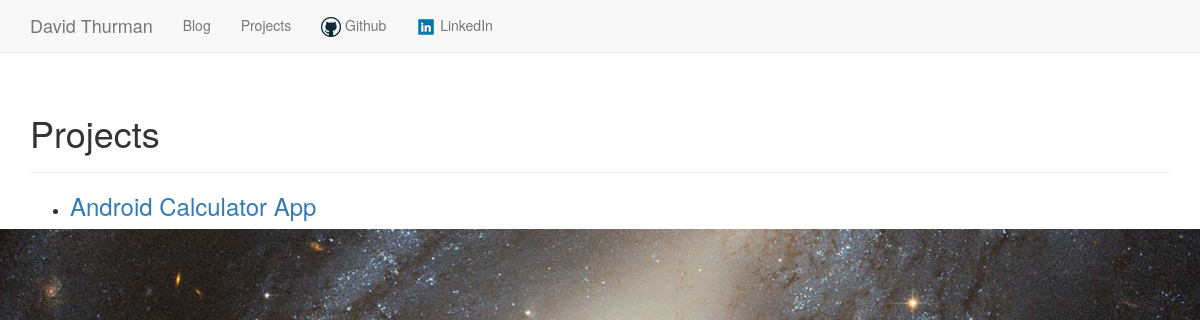
The page /projects/ on the database as committed earlier.
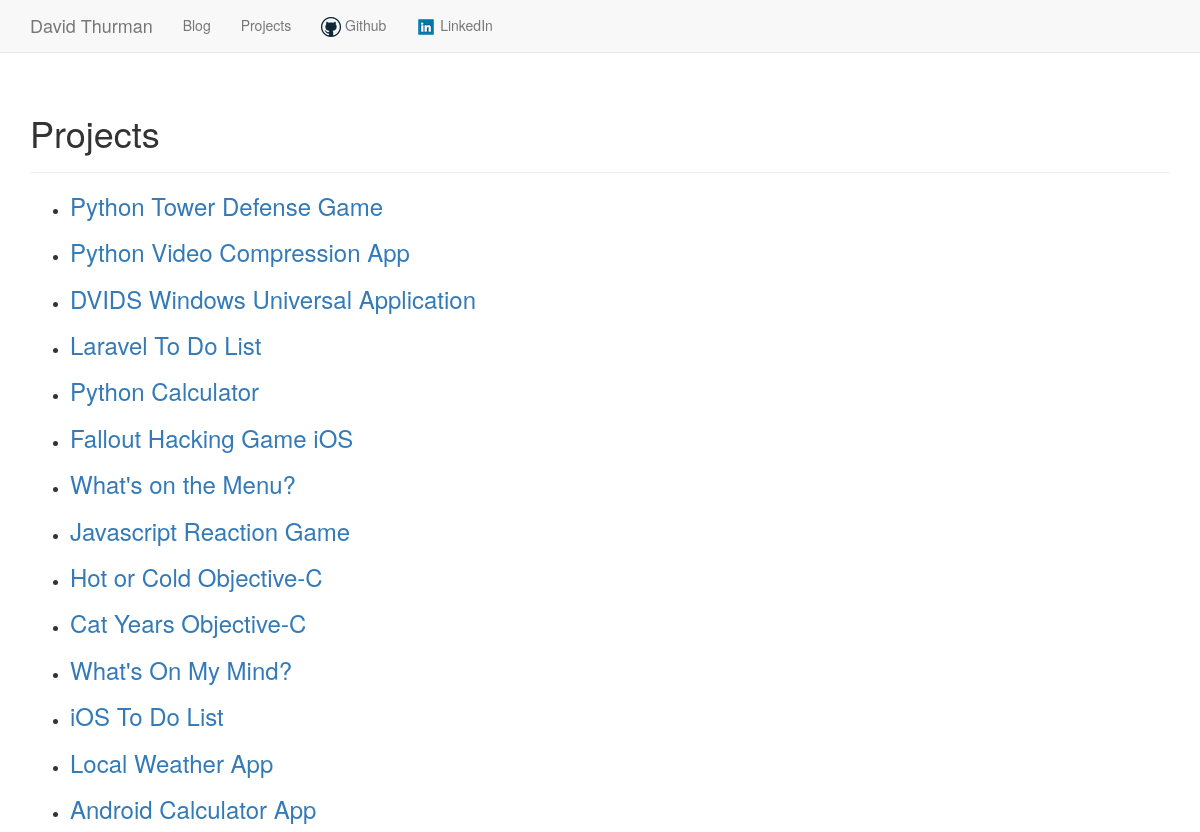
The same page on the database as committed later.
### blog/models.py (models this page shows)
class Project(models.Model):
	title = models.TextField(default="Title")
	text = models.TextField()
	date_added = models.DateTimeField(auto_now_add = True)
	def __str__(self):
		return self.title

### blog/views.py (the view)
# urls.py: url(r'^projects/$', views.projects, name = 'projects'),
def projects(request):
	projects = Project.objects.order_by('-date_added')
	context = {'projects': projects}
	return render(request, 'blog/projects.html', context)

### blog/templates/blog/projects.html
{% extends "blog/base.html" %}
{% load staticfiles %}
{% block header %}
<link rel="stylesheet" href="{% static 'css/index.css' %}">
	<h1>Projects</h1>
{% endblock header %}
{% block content %}
	<ul>
		{% for project in projects %}
			<li>
				<h3>
					<a href="{% url 'blog:project' project.id %}">{{ project }}</a>
				</h3>
			</li>
		{% empty %}
			<li>No projects have been added yet.</li>
		{% endfor %}
	</ul>
{% endblock content %}

### blog/templates/blog/base.html (shortened to what this page needs)
{% load bootstrap3 %}
{% load staticfiles %}
<!DOCTYPE html>
<html lang="en">
	<head>
		{% bootstrap_css %}
		<link rel="stylesheet" href="{% static 'css/index.css' %}">
	</head>
	<body>
		<nav class="navbar navbar-default navbar-static-top">
			<div class="container">
				<div class="navbar-header">
					<a class="navbar-brand" href="{% url 'blog:index' %}">David Thurman</a>
				</div>
				<div id="navbar" class="navbar-collapse collapse">
					<ul class="nav navbar-nav">
						<li><a href="{% url 'blog:topics' %}">Blog</a></li>
						<li><a href="{% url 'blog:projects' %}">Projects</a></li>
						<li><a href="https://github.com/davidthurman/"><img src="{% static "images/githublogo.png" %}" /> Github</a></li>
						<li><a href="https://www.linkedin.com/in/david-thurman-643124113"><img src="{% static "images/linkedinlogo.png" %}"> LinkedIn</a></li>
					</ul>
				</div>
			</div>
		</nav>
		<div class="container">
			<div class="page-header">
				{% block header %}{% endblock %}
			</div>
			<div>
				{% block content %}{% endblock content %}
			</div>
		</div>
	</body>
</html>

### blog/static/css/index.css (style rules this page uses)
html { background: url(images/background.jpg) no-repeat center center fixed; -webkit-background-size: cover; -moz-background-size: cover; -o-background-size: cover; background-size: cover; }

Rows that differ between the two databases and show on the page:
added Project: title "Python Tower Defense Game"
added Project: title "Python Video Compression App"
added Project: title "DVIDS Windows Universal Application"
added Project: title "Laravel To Do List"
added Project: title "Python Calculator"
added Project: title "Fallout Hacking Game iOS"
added Project: title "What's on the Menu?"
added Project: title "Javascript Reaction Game"
added Project: title "Hot or Cold Objective-C"
added Project: title "Cat Years Objective-C"
added Project: title "What's On My Mind?"
added Project: title "iOS To Do List"
added Project: title "Local Weather App"
